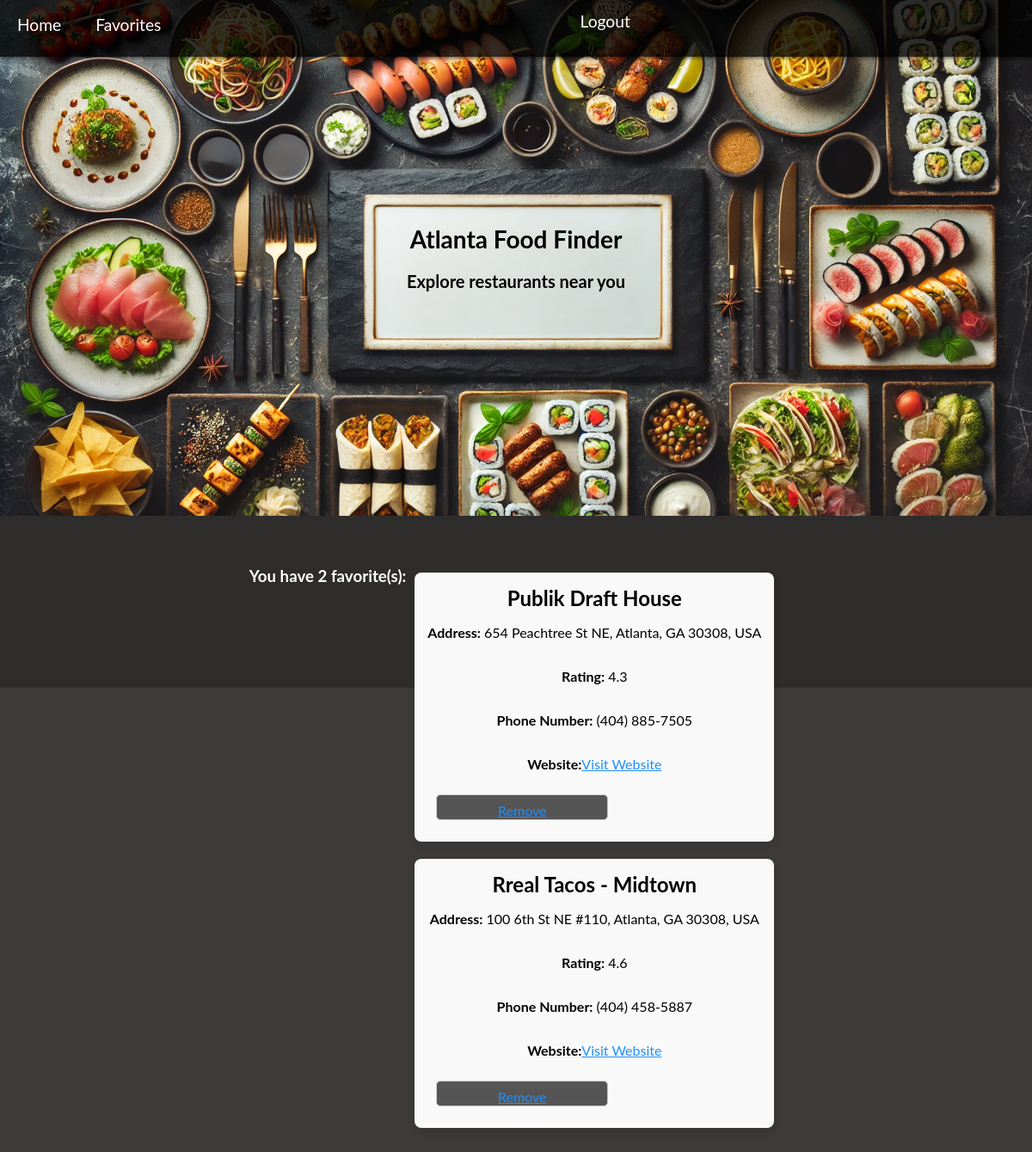
The page /favorites/ (signed in) on the database its author committed.
### users/models.py (models this page shows, shortened)
class Favorite(models.Model):
    user = models.ForeignKey(settings.AUTH_USER_MODEL, on_delete=models.CASCADE)
    restaurant = models.ForeignKey(Locations, on_delete=models.CASCADE)
    added_at = models.DateTimeField(auto_now_add=True)
    place_id = models.CharField(max_length=255, default="Unknown Place ID")
    address = models.CharField(max_length=255, default="Unknown Address")
    website = models.URLField(blank=True, null=True)
    rating = models.FloatField(null=True, blank=True)
    phone_number = models.CharField(max_length=20, null=True, blank=True)
    cuisine_type = models.CharField(max_length=255, null=True, blank=True)

### AtlantaFoodFinder/models.py (models this page shows, shortened)
class Locations(models.Model):
    club = models.CharField(max_length=500,blank=True, null=True)
    name = models.CharField(max_length=500)
    zipcode = models.CharField(max_length=200,blank=True, null=True)
    city = models.CharField(max_length=200,blank=True, null=True)
    country = models.CharField(max_length=200,blank=True, null=True)
    address = models.CharField(max_length=200,blank=True, null=True)
    created_at = models.DateTimeField(auto_now_add=True,blank=True, null=True)
    edited_at = models.DateTimeField(auto_now=True)
    lat = models.CharField(max_length=200,blank=True, null=True)
    lng = models.CharField(max_length=200,blank=True, null=True)
    place_id = models.CharField(max_length=200,blank=True, null=True)

### users/views.py (the view)
# urls.py: path('favorites/', views.favorites, name='favorites'),
def favorites(request):
    if not request.user.is_authenticated:
        return render(request, 'users/favorites.html', {'message': "You must log in or sign up to view favorites."})
    user_favorites = Favorite.objects.filter(user=request.user)
    for fav in user_favorites:
        print(fav.restaurant.name, fav.restaurant.address)
    return render(request, 'users/favorites.html', {'favorites': user_favorites})

### users/templates/users/favorites.html (shortened to what this page needs)
{% load static %}
<link rel="stylesheet" href="{% static 'main.css' %}">
<!DOCTYPE html>
<html lang="en">
{% block content %}
<head>
    <link rel="stylesheet" href="{% static 'main.css' %}">
</head>
</head>
<body>
    <div>
        <div class="header-image">
            <div class="navbar">
                <a href="{% url 'home' %}">Home</a>
                <a href="{% url 'favorites' %}">Favorites</a>
                {% if user.is_authenticated %}
                <form method="post" action="{% url 'logout' %}">
                    <button type="submit" class="nav-link logout-button">Logout</button>
                </form>
                {% else %}
                <a href="{% url 'login' %}">Login</a>
                <a href="{% url 'signup' %}">Signup</a>
                {% endif %}
            </div>
                <h1>Atlanta Food Finder</h1>
                <h2>Explore restaurants near you</h2>
            </div>
        <div class="content">
            {% if user.is_authenticated %}
                <div class="place-details-container">
                    {% if favorites %}
                        <h3>You have {{ favorites|length }} favorite(s):</h3>
                        <ul class="favorites-list">
                            {% for favorite in favorites %}
                                <li class="place-details-card">
                                    <h3>{{ favorite.restaurant.name }}</h3>
                                    <p><strong>Address:</strong> {{ favorite.restaurant.address }}</p>
                                    <p><strong>Rating:</strong> {{ favorite.rating }}</p>
                                    <p><strong>Phone Number:</strong> {{ favorite.phone_number }}</p>
                                    <p><strong>Website:</strong><a href="{{ favorite.website }}" target="_blank">Visit Website</a></p>
                                    <button class="remove-button" data-place-id="{{ favorite.place_id }}">
                                        <a href="{% url 'remove_favorite' favorite.pk %}">Remove</a>
                                    </button>
                                </li>
                            {% endfor %}
                        </ul>
                    {% else %}
                        <p style="text-align: center; font-weight: bold; font-size: 24px; color: #ffffff;">
                            No favorites yet. Go add some!
                    {% endif %}
                </div>
            {% else %}
            <div style="font-size: 24px; font-weight: bold;">
                You need to login or signup to use favorites!
            </div>
            {% endif %}
        </div>
    </div>
{% endblock %}
</body>
</html>

### AtlantaFoodFinder/static/main.css (style rules this page uses)
.pageholder, form { display: flex; flex-direction: column; justify-content: center; align-items: center; width: 100%; }
form { width:100%; }
body, html { margin: 0; padding: 0; width: 100%; overflow-x: hidden; box-sizing: border-box; font-family: 'Lato', Arvo; background: #3c3b39; }
.place-details-container { display: flex; justify-content: space-between; max-width: 1200px; margin: 20px auto; min-height: 500px; height: auto; }
.place-details-card, .reviews-card { background-color: white; padding: 20px; margin: 10px; border-radius: 10px; box-shadow: 0 2px 10px rgba(0, 0, 0, 0.2); flex: 1; display: flex; flex-direction: column; height: auto; }
.header-image { background: url('/static/atlantaeats.jpg') no-repeat center center; background-size: cover; height: 75vh; color: white; position: relative; display: flex; flex-direction: column; justify-content: center; align-items: center; text-align: center; }
.navbar { width: 100%; background-color: rgba(0, 0, 0, 0.8); padding: 10px 0; position: fixed; top: 0; left: 0; display: flex; justify-content: flex-end; box-shadow: 0 2px 4px rgba(0,0,0,0.5); }
.navbar a { color: white; text-decoration: none; display: inline-block; font-size: 1.2em; line-height: 1.5em; padding: 5px 10px; margin: 0 10px; border-radius: 5px; }
.navbar form button { background: none; border: none; color: white; font-size: 1.2em; line-height: 1.5em; margin: 0 10px; cursor: pointer; vertical-align: middle; border-radius: 5px; }
.logout-button { background: none; border: none; color: white; cursor: pointer; font-size: 20px; padding: 0; text-decoration: none; }
h1, h2 { background-color: none; color: black; padding: 10px; border-radius: 5px; width: 100%; margin: 0; text-align: center; font-size: calc(16px + 1vw); }
h2 { font-size: calc(14px + 0.5vw); }
.content { background-color: #2e2d2c; color: white; padding: 20px; height: 20vh; text-align: center; display: flex; flex-wrap: wrap; justify-content: center; align-items: center; }
input[type="text"], select, button { font-family: 'Lato', Arvo; margin: 10px; padding: 8px; height: 30px; border-radius: 5px; border: 1px solid #ccc; background: white; color: #3c3b39; width: auto; max-width: 200px; font-size: 16px; }
button { cursor: pointer; background-color: #555; color: white; font-family: 'Lato', Arvo; }
.favorites-list { list-style-type: none; padding: 0; }
.favorites-list li { margin-bottom: 20px; padding: 15px; background-color: #f9f9f9; border-radius: 8px; box-shadow: 0 4px 10px rgba(0, 0, 0, 0.1); }
.favorites-list h3 { margin: 0; font-size: 1.5em; }

### users/templates/users/favorites.html (style rules this page uses)
.place-details-card h3 { color: black; }
.place-details-card p { color: black; }
a { color: dodgerblue; }

### rows shown on the page
Favorite: restaurant.name "Publik Draft House", restaurant.address "654 Peachtree St NE, Atlanta, GA 30308, USA", rating "4.3", phone_number "(404) 885-7505"
Favorite: restaurant.name "Rreal Tacos - Midtown", restaurant.address "100 6th St NE #110, Atlanta, GA 30308, USA", rating "4.6", phone_number "(404) 458-5887"

### other values the page prints
{{ favorites|length }} "2"
